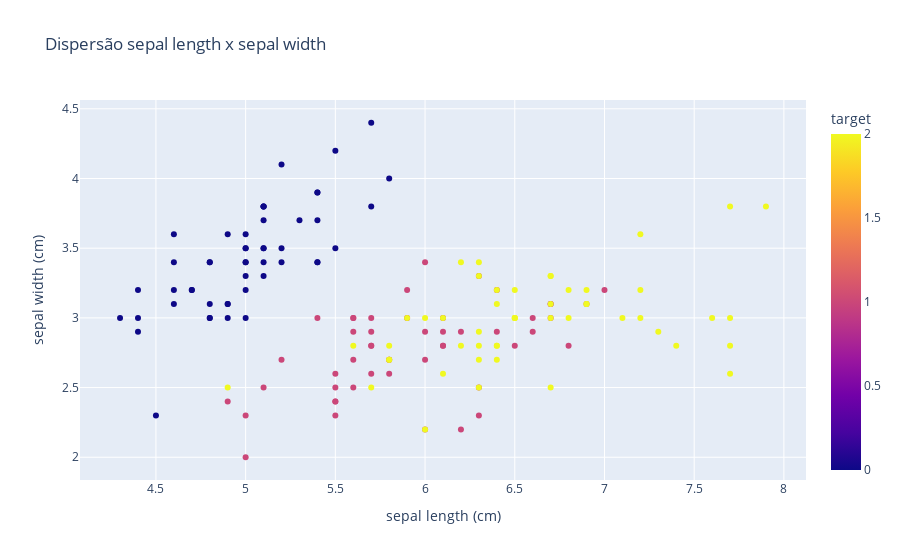

Here is the notebook cell this chart was saved with:
### Markdown cell above
## Scatter Plot
Verificando o gráfico de dispersão de *sepal length* x *sepal width*, não é possível notar grande correlação entre os dois valores.

### Code cell
fig_scatter = px.scatter(dados, x="sepal length (cm)",
                         y="sepal width (cm)", color="target", title="Dispersão sepal length x sepal width")
fig_scatter.show()

### Figure 1 — Plotly figure (JSON) as saved in the notebook; plotly's stock layout.template omitted (floating-point values rounded to 4 significant figures; data arrays with more than 128 entries replaced by an {"elided": "..."} marker saying what was removed)
{"data": [{"hovertemplate": "sepal length (cm)=%{x}<br>sepal width (cm)=%{y}<br>target=%{marker.color}<extra></extra>", "legendgroup": "", "marker": {"color": {"elided": "150 int values"}, "coloraxis": "coloraxis", "symbol": "circle"}, "mode": "markers", "name": "", "orientation": "v", "showlegend": false, "type": "scatter", "x": {"elided": "150 float values"}, "xaxis": "x", "y": {"elided": "150 float values"}, "yaxis": "y"}], "layout": {"coloraxis": {"colorbar": {"title": {"text": "target"}}, "colorscale": [[0, "#0d0887"], [0.1111, "#46039f"], [0.2222, "#7201a8"], [0.3333, "#9c179e"], [0.4444, "#bd3786"], [0.5556, "#d8576b"], [0.6667, "#ed7953"], [0.7778, "#fb9f3a"], [0.8889, "#fdca26"], [1, "#f0f921"]]}, "legend": {"tracegroupgap": 0}, "title": {"text": "Dispersão sepal length x sepal width"}, "xaxis": {"anchor": "y", "domain": [0, 1], "title": {"text": "sepal length (cm)"}}, "yaxis": {"anchor": "x", "domain": [0, 1], "title": {"text": "sepal width (cm)"}}}}
